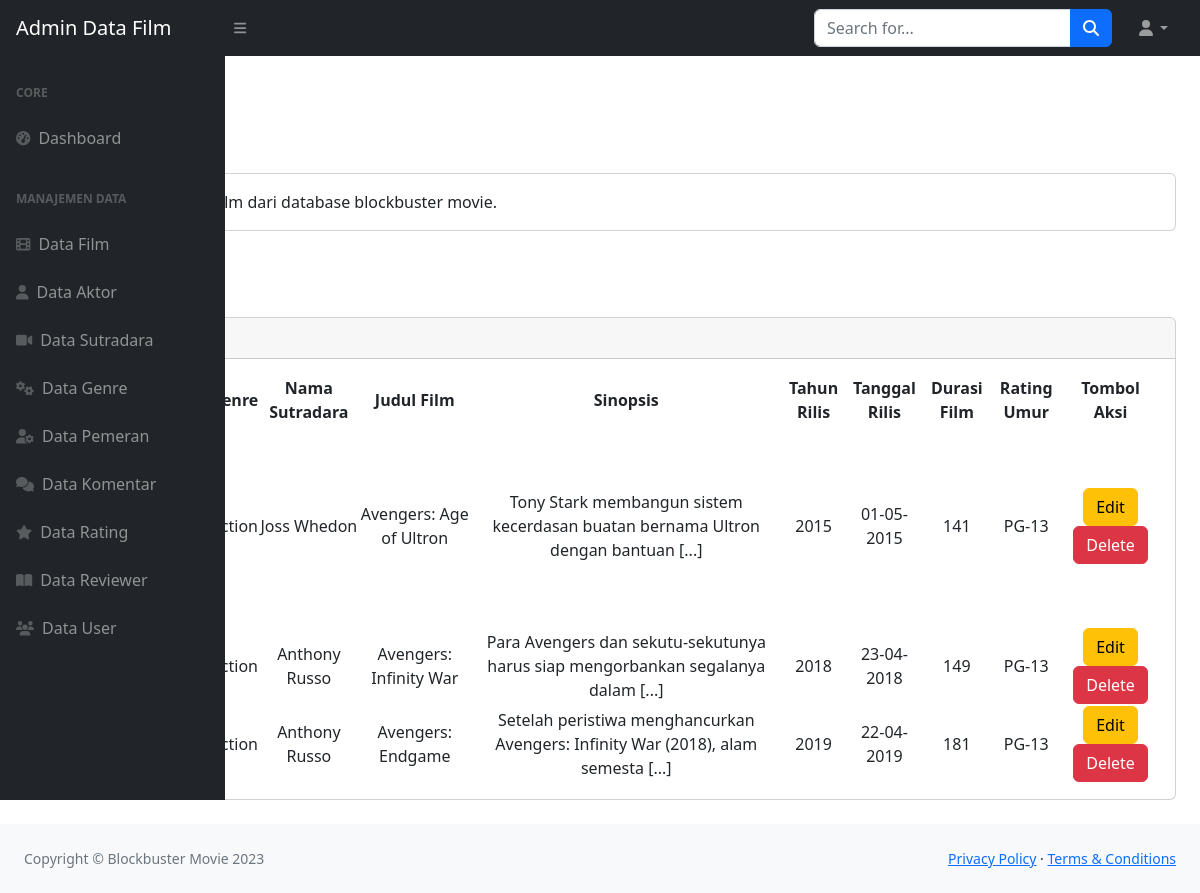
The app's page /admin/data_film.php with its own data.
### tables this page shows
CREATE TABLE `film` (
  `id_film` int(10) NOT NULL,
  `file_poster` varchar(100) NOT NULL,
  `id_sutradara` int(10) NOT NULL,
  `id_genre` int(10) NOT NULL,
  `judul_film` char(50) NOT NULL,
  `sinopsis` text NOT NULL,
  `tahun_rilis` int(5) NOT NULL,
  `tanggal_rilis` date NOT NULL,
  `rating_umur` enum('G','PG','PG-13','R') NOT NULL,
  `durasi_film` int(5) NOT NULL,
  `link_trailer` text NOT NULL
);

CREATE TABLE `genre` (
  `id_genre` int(10) NOT NULL,
  `judul_genre` char(20) NOT NULL
);

CREATE TABLE `sutradara` (
  `id_sutradara` int(10) NOT NULL,
  `nama_sutradara` char(50) NOT NULL
);

### admin/data_film.php (the view, shortened to what this page needs)
<!DOCTYPE html>
<html lang="en">
  <head>
    <link
      href="https://cdn.jsdelivr.net/npm/simple-datatables@7.1.2/dist/style.min.css"
      rel="stylesheet"
    />
    <link href="css/styles.css" rel="stylesheet" />
  </head>
  <body class="sb-nav-fixed">
  <nav class="sb-topnav navbar navbar-expand navbar-dark bg-dark">
      <a class="navbar-brand ps-3" href="index-admin.php">Admin Data Film</a>
      <button
        class="btn btn-link btn-sm order-1 order-lg-0 me-4 me-lg-0"
        id="sidebarToggle"
        href="#!"
      >
        <i class="fas fa-bars"></i>
      </button>
      <form
        class="d-none d-md-inline-block form-inline ms-auto me-0 me-md-3 my-2 my-md-0"
      >
        <div class="input-group">
          <input
            class="form-control"
            type="text"
            placeholder="Search for..."
            aria-label="Search for..."
            aria-describedby="btnNavbarSearch"
          />
          <button class="btn btn-primary" id="btnNavbarSearch" type="button">
            <i class="fas fa-search"></i>
          </button>
        </div>
      </form>
      <ul class="navbar-nav ms-auto ms-md-0 me-3 me-lg-4">
        <li class="nav-item dropdown">
          <a
            class="nav-link dropdown-toggle"
            id="navbarDropdown"
            href="#"
            role="button"
            data-bs-toggle="dropdown"
            aria-expanded="false"
            ><i class="fas fa-user fa-fw"></i
          ></a>
        </li>
      </ul>
    </nav>
    <div id="layoutSidenav">
      <div id="layoutSidenav_nav">
        <nav class="sb-sidenav accordion sb-sidenav-dark" id="sidenavAccordion">
          <div class="sb-sidenav-menu">
            <div class="nav">
              <div class="sb-sidenav-menu-heading">Core</div>
              <a class="nav-link" href="index-admin.php">
                <div class="sb-nav-link-icon">
                  <i class="fas fa-tachometer-alt"></i>
                </div>
                Dashboard
              </a>
              <div class="sb-sidenav-menu-heading">Manajemen Data</div>
              <a class="nav-link" href="data_film.php">
                <div class="sb-nav-link-icon">
                  <i class="fas fa-film"></i>                </div>
                Data Film
              </a>
              <a class="nav-link" href="data_aktor.php">
                <div class="sb-nav-link-icon">
                  <i class="fas fa-user"></i>
                </div>
                 Data Aktor
              </a>
              <a class="nav-link" href="data_sutradara.php">
                <div class="sb-nav-link-icon">
                  <i class="fas fa-video"></i>
                </div>
                Data Sutradara
              </a>
              <a class="nav-link" href="data_genre.php">
                <div class="sb-nav-link-icon">
                  <i class="fas fa-gears"></i>
                </div>
                Data Genre
              </a>
              <a class="nav-link" href="data_pemeran.php">
                <div class="sb-nav-link-icon">
                  <i class="fas fa-user-gear"></i>
                </div>
                Data Pemeran
              </a>
              <a class="nav-link" href="data_komentar.php">
                <div class="sb-nav-link-icon">
                  <i class="fas fa-comments"></i>
                </div>
                Data Komentar
              </a>
              <a class="nav-link" href="data_rating.php">
                <div class="sb-nav-link-icon">
                  <i class="fas fa-star"></i>
                </div>
                Data Rating
              </a>
              <a class="nav-link" href="data_reviewer.php">
                <div class="sb-nav-link-icon">
                  <i class="fas fa-book-open"></i>
                </div>
                Data Reviewer
              </a>
              <a class="nav-link" href="data_user.php">
                <div class="sb-nav-link-icon">
                  <i class="fas fa-users"></i>
                </div>
                Data User
              </a>
              </nav>
              </div>
            </div>
          <div class="sb-sidenav-footer">
            <div class="small">Logged in as:</div>
          </div>
      <div id="layoutSidenav_content">
        <main>
          <div class="container-fluid px-4">
            <h1 class="mt-4">Data Film</h1>
            <ol class="breadcrumb mb-4">
              <li class="breadcrumb-item">
                <a href="index-admin.php">Dashboard</a>
              </li>
              <li class="breadcrumb-item active">Data Film</li>
            </ol>
            <div class="card mb-4">
              <div class="card-body">
                Berikut ini adalah data film dari database blockbuster movie.
              </div>
            </div>
            <div class="col text-right">
                  <a href="tambah_film.php" class="btn btn-primary">Tambah Data Film</a>
                  <br><br>
            </div>
            <div class="card mb-4">
              <div class="card-header">
              </div>
              <div class="card-body">
                <table id="datatablesSimple" class="DataTable text-center">
                  <thead>
                    <tr>
                      <th>No</th>
                      <th>Poster</th>
                      <th>Genre</th>
                      <th>Nama Sutradara</th>
                      <th>Judul Film</th>
                      <th>Sinopsis</th>
                      <th>Tahun Rilis</th>
                      <th>Tanggal Rilis</th>
                      <th>Durasi Film</th>
                      <th>Rating Umur</th>
                      <th>Tombol Aksi</th>
                    </tr>
                  </thead>
                  <tbody>
                  <?php
                    include('../database/koneksi.php');
                    $no=0;
                    $query = mysqli_query($koneksi, "SELECT film.id_film, film.file_poster, sutradara.nama_sutradara, genre.judul_genre,
                    judul_film, sinopsis, tahun_rilis, tanggal_rilis, durasi_film, rating_umur FROM genre
                    INNER JOIN film ON genre.id_genre = film.id_genre
                    INNER JOIN sutradara ON film.id_sutradara = sutradara.id_sutradara;");
                    while ($data = mysqli_fetch_array($query)){
                    $no++
                  ?>
                    <tr>
                      <td><?php echo $no?></td>
                      <td><?php echo "<img src='../images/poster/$data[file_poster]' height='200' />";?></td>
                      <td><?php echo $data['judul_genre']?></td>
                      <td><?php echo $data['nama_sutradara']?></td>
                      <td><?php echo $data['judul_film']?></td>
                      <td><?php echo substr($data['sinopsis'], 0, 75) . " [...]" ?></td>
                      <td><?php echo $data['tahun_rilis']?></td>
                      <td><?php echo date('d-m-Y', strtotime($data["tanggal_rilis"])); ?></td>
                      <td><?php echo $data['durasi_film']?></td>
                      <td><?php echo $data['rating_umur']?></td>
                      <td>
                        <a href="edit_data_film.php?id_film=<?php echo $data['id_film']; ?>" class="btn btn-warning">Edit</a>
                        <a href="delete_data_film.php?id_film=<?php echo $data['id_film']; ?>" class="btn btn-danger">Delete</a>
                      </td>
                    </tr>
                  <?php } ?>
                  </tbody>
                </table>
              </div>
            </div>
          </div>
        </main>
      </div>
        <footer class="py-4 bg-light mt-auto">
          <div class="container-fluid px-4">
            <div
              class="d-flex align-items-center justify-content-between small"
            >
              <div class="text-muted">Copyright &copy; Blockbuster Movie 2023</div>
              <div>
                <a href="#">Privacy Policy</a>
                &middot;
                <a href="#">Terms &amp; Conditions</a>
              </div>
            </div>
          </div>
        </footer>
  </body>
</html>

### admin/data_film.php (style rules this page uses)
table.DataTable thead th { text-align: center; vertical-align: middle; }

### records on screen
film: id_genre.judul_genre "Action", id_sutradara.nama_sutradara "Joss Whedon", judul_film "Avengers: Age of Ultron", sinopsis "Tony Stark membangun sistem kecerdasan buatan bernama Ultron dengan bantuan", tahun_rilis "2015", tanggal_rilis "01-05-2015", durasi_film "141", rating_umur "PG-13"
film: id_genre.judul_genre "Action", id_sutradara.nama_sutradara "Anthony Russo", judul_film "Avengers: Infinity War", sinopsis "Para Avengers dan sekutu-sekutunya harus siap mengorbankan segalanya dalam", tahun_rilis "2018", tanggal_rilis "23-04-2018", durasi_film "149", rating_umur "PG-13"
film: id_genre.judul_genre "Action", id_sutradara.nama_sutradara "Anthony Russo", judul_film "Avengers: Endgame", sinopsis "Setelah peristiwa menghancurkan Avengers: Infinity War (2018), alam semesta", tahun_rilis "2019", tanggal_rilis "22-04-2019", durasi_film "181", rating_umur "PG-13"
